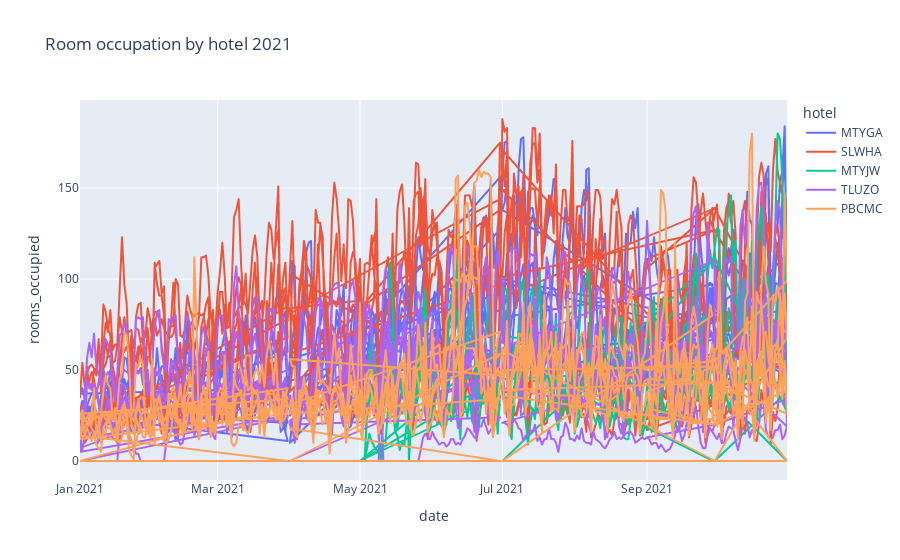

The code cell stored with this chart in its notebook:
### Code cell
###############################################################################################################
# Room occupation of 2021 of PBCMC
# Q1
marketPBMC_Q1 = conn.get_market_daily_df('PBCMC','2021-01-01','2021-03-31')
# change net_value column data type from object to float
marketPBMC_Q1['rooms_occupied'] = pd.to_numeric(marketPBMC_Q1['rooms_occupied'], downcast='integer')
roomsPBMC_Q1 = marketPBMC_Q1[['date','rooms_occupied']]
#roomsPBMC_Q1.head()
# Q2
marketPBMC_Q2 = conn.get_market_daily_df('PBCMC','2021-04-01','2021-06-30')
# change net_value column data type from object to float
marketPBMC_Q2['rooms_occupied'] = pd.to_numeric(marketPBMC_Q2['rooms_occupied'], downcast='integer')
roomsPBMC_Q2 = marketPBMC_Q2[['date','rooms_occupied']]
#roomsPBMC_Q1.head()
# Q3
marketPBMC_Q3 = conn.get_market_daily_df('PBCMC','2021-07-01','2021-09-29')
# change net_value column data type from object to float
marketPBMC_Q3['rooms_occupied'] = pd.to_numeric(marketPBMC_Q3['rooms_occupied'], downcast='integer')
roomsPBMC_Q3 = marketPBMC_Q3[['date','rooms_occupied']]
#roomsPBMC_Q1.head()
# Q4
marketPBMC_Q4 = conn.get_market_daily_df('PBCMC','2021-09-30','2021-10-31')
# change net_value column data type from object to float
marketPBMC_Q4['rooms_occupied'] = pd.to_numeric(marketPBMC_Q4['rooms_occupied'], downcast='integer')
roomsPBMC_Q4 = marketPBMC_Q4[['date','rooms_occupied']]
# concat df into one df
PBCMC_quarters = [roomsPBMC_Q1, roomsPBMC_Q2, roomsPBMC_Q3, roomsPBMC_Q4]
PBCMC_rooms = pd.concat(PBCMC_quarters)
PBCMC_rooms['hotel'] = 'PBCMC'
room_occupation = PBCMC_rooms

###############################################################################################################
# Room occupation of 2021 of TLUZO
# Q1
marketTLUZO_Q1 = conn.get_market_daily_df('TLUZO','2021-01-01','2021-03-31')
# change net_value column data type from object to float
marketTLUZO_Q1['rooms_occupied'] = pd.to_numeric(marketTLUZO_Q1['rooms_occupied'], downcast='integer')
roomsTLUZO_Q1 = marketTLUZO_Q1[['date','rooms_occupied']]
#roomsPBMC_Q1.head()
# Q2
marketTLUZO_Q2 = conn.get_market_daily_df('TLUZO','2021-04-01','2021-06-30')
# change net_value column data type from object to float
marketTLUZO_Q2['rooms_occupied'] = pd.to_numeric(marketTLUZO_Q2['rooms_occupied'], downcast='integer')
roomsTLUZO_Q2 = marketTLUZO_Q2[['date','rooms_occupied']]
#roomsPBMC_Q1.head()
# Q3
marketTLUZO_Q3 = conn.get_market_daily_df('TLUZO','2021-07-01','2021-09-29')
# change net_value column data type from object to float
marketTLUZO_Q3['rooms_occupied'] = pd.to_numeric(marketTLUZO_Q3['rooms_occupied'], downcast='integer')
roomsTLUZO_Q3 = marketTLUZO_Q3[['date','rooms_occupied']]
#roomsPBMC_Q1.head()
# Q4
marketTLUZO_Q4 = conn.get_market_daily_df('TLUZO','2021-09-30','2021-10-31')
# change net_value column data type from object to float
marketTLUZO_Q4['rooms_occupied'] = pd.to_numeric(marketTLUZO_Q4['rooms_occupied'], downcast='integer')
roomsTLUZO_Q4 = marketTLUZO_Q4[['date','rooms_occupied']]
# concat df into one df
TLUZO_quarters = [roomsTLUZO_Q1, roomsTLUZO_Q2, roomsTLUZO_Q3, roomsTLUZO_Q4]
TLUZO_rooms = pd.concat(TLUZO_quarters)
TLUZO_rooms['hotel'] = 'TLUZO'
room_occupation = pd.concat([TLUZO_rooms,room_occupation])

###############################################################################################################
# Room occupation of 2021 of MTYJW
# Q1
marketMTYJW_Q1 = conn.get_market_daily_df('MTYJW','2021-01-01','2021-03-31')
# change net_value column data type from object to float
marketMTYJW_Q1['rooms_occupied'] = pd.to_numeric(marketMTYJW_Q1['rooms_occupied'], downcast='integer')
roomsMTYJW_Q1 = marketMTYJW_Q1[['date','rooms_occupied']]
#roomsPBMC_Q1.head()
# Q2
marketMTYJW_Q2 = conn.get_market_daily_df('MTYJW','2021-04-01','2021-06-30')
# change net_value column data type from object to float
marketMTYJW_Q2['rooms_occupied'] = pd.to_numeric(marketMTYJW_Q2['rooms_occupied'], downcast='integer')
roomsMTYJW_Q2 = marketMTYJW_Q2[['date','rooms_occupied']]
#roomsPBMC_Q1.head()
# Q3
marketMTYJW_Q3 = conn.get_market_daily_df('MTYJW','2021-07-01','2021-09-29')
# change net_value column data type from object to float
marketMTYJW_Q3['rooms_occupied'] = pd.to_numeric(marketMTYJW_Q3['rooms_occupied'], downcast='integer')
roomsMTYJW_Q3 = marketMTYJW_Q3[['date','rooms_occupied']]
#roomsPBMC_Q1.head()
# Q4
marketMTYJW_Q4 = conn.get_market_daily_df('MTYJW','2021-09-30','2021-10-31')
# change net_value column data type from object to float
marketMTYJW_Q4['rooms_occupied'] = pd.to_numeric(marketMTYJW_Q4['rooms_occupied'], downcast='integer')
roomsMTYJW_Q4 = marketMTYJW_Q4[['date','rooms_occupied']]
# concat df into one df
MTYJW_quarters = [roomsMTYJW_Q1, roomsMTYJW_Q2, roomsMTYJW_Q3, roomsMTYJW_Q4]
MTYJW_rooms = pd.concat(MTYJW_quarters)
MTYJW_rooms['hotel'] = 'MTYJW'
room_occupation = pd.concat([MTYJW_rooms,room_occupation])

###############################################################################################################
# Room occupation of 2021 of SLWHA
# Q1
marketSLWHA_Q1 = conn.get_market_daily_df('SLWHA','2021-01-01','2021-03-31')
# change net_value column data type from object to float
marketSLWHA_Q1['rooms_occupied'] = pd.to_numeric(marketSLWHA_Q1['rooms_occupied'], downcast='integer')
roomsSLWHA_Q1 = marketSLWHA_Q1[['date','rooms_occupied']]
#roomsPBMC_Q1.head()
# Q2
marketSLWHA_Q2 = conn.get_market_daily_df('SLWHA','2021-04-01','2021-06-30')
# change net_value column data type from object to float
marketSLWHA_Q2['rooms_occupied'] = pd.to_numeric(marketSLWHA_Q2['rooms_occupied'], downcast='integer')
roomsSLWHA_Q2 = marketSLWHA_Q2[['date','rooms_occupied']]
#roomsPBMC_Q1.head()
# Q3
marketSLWHA_Q3 = conn.get_market_daily_df('SLWHA','2021-07-01','2021-09-29')
# change net_value column data type from object to float
marketSLWHA_Q3['rooms_occupied'] = pd.to_numeric(marketSLWHA_Q3['rooms_occupied'], downcast='integer')
roomsSLWHA_Q3 = marketSLWHA_Q3[['date','rooms_occupied']]
#roomsPBMC_Q1.head()
# Q4
marketSLWHA_Q4 = conn.get_market_daily_df('SLWHA','2021-09-30','2021-10-31')
# change net_value column data type from object to float
marketSLWHA_Q4['rooms_occupied'] = pd.to_numeric(marketSLWHA_Q4['rooms_occupied'], downcast='integer')
roomsSLWHA_Q4 = marketSLWHA_Q4[['date','rooms_occupied']]
# concat df into one df
SLWHA_quarters = [roomsSLWHA_Q1, roomsSLWHA_Q2, roomsSLWHA_Q3, roomsSLWHA_Q4]
SLWHA_rooms = pd.concat(SLWHA_quarters)
SLWHA_rooms['hotel'] = 'SLWHA'
room_occupation = pd.concat([SLWHA_rooms,room_occupation])

###############################################################################################################
# Room occupation of 2021 of SLWHA
# Q1
marketMTYGA_Q1 = conn.get_market_daily_df('MTYGA','2021-01-01','2021-03-31')
# change net_value column data type from object to float
marketMTYGA_Q1['rooms_occupied'] = pd.to_numeric(marketMTYGA_Q1['rooms_occupied'], downcast='integer')
roomsMTYGA_Q1 = marketMTYGA_Q1[['date','rooms_occupied']]
#roomsPBMC_Q1.head()
# Q2
marketMTYGA_Q2 = conn.get_market_daily_df('MTYGA','2021-04-01','2021-06-30')
# change net_value column data type from object to float
marketMTYGA_Q2['rooms_occupied'] = pd.to_numeric(marketMTYGA_Q2['rooms_occupied'], downcast='integer')
roomsMTYGA_Q2 = marketMTYGA_Q2[['date','rooms_occupied']]
#roomsPBMC_Q1.head()
# Q3
marketMTYGA_Q3 = conn.get_market_daily_df('MTYGA','2021-07-01','2021-09-29')
# change net_value column data type from object to float
marketMTYGA_Q3['rooms_occupied'] = pd.to_numeric(marketMTYGA_Q3['rooms_occupied'], downcast='integer')
roomsMTYGA_Q3 = marketMTYGA_Q3[['date','rooms_occupied']]
#roomsPBMC_Q1.head()
# Q4
marketMTYGA_Q4 = conn.get_market_daily_df('MTYGA','2021-09-30','2021-10-31')
# change net_value column data type from object to float
marketMTYGA_Q4['rooms_occupied'] = pd.to_numeric(marketMTYGA_Q4['rooms_occupied'], downcast='integer')
roomsMTYGA_Q4 = marketMTYGA_Q4[['date','rooms_occupied']]
# concat df into one df
MTYGA_quarters = [roomsMTYGA_Q1, roomsMTYGA_Q2, roomsMTYGA_Q3, roomsMTYGA_Q4]
MTYGA_rooms = pd.concat(MTYGA_quarters)
MTYGA_rooms['hotel'] = 'MTYGA'
room_occupation = pd.concat([MTYGA_rooms,room_occupation])

hotelOccupationLine = px.line(room_occupation, x="date", y="rooms_occupied", title='Room occupation by hotel 2021', color='hotel')
hotelOccupationLine.show()

### Figure 1 — Plotly figure (JSON) as saved in the notebook; plotly's stock layout.template omitted (floating-point values rounded to 4 significant figures; data arrays with more than 128 entries replaced by an {"elided": "..."} marker saying what was removed)
{"data": [{"hovertemplate": "hotel=MTYGA<br>date=%{x}<br>rooms_occupied=%{y}<extra></extra>", "legendgroup": "MTYGA", "line": {"color": "#636efa", "dash": "solid"}, "marker": {"symbol": "circle"}, "mode": "lines", "name": "MTYGA", "showlegend": true, "type": "scattergl", "x": {"elided": "1974 str values"}, "xaxis": "x", "y": {"elided": "1974 int values"}, "yaxis": "y"}, {"hovertemplate": "hotel=SLWHA<br>date=%{x}<br>rooms_occupied=%{y}<extra></extra>", "legendgroup": "SLWHA", "line": {"color": "#EF553B", "dash": "solid"}, "marker": {"symbol": "circle"}, "mode": "lines", "name": "SLWHA", "showlegend": true, "type": "scattergl", "x": {"elided": "1974 str values"}, "xaxis": "x", "y": {"elided": "1974 int values"}, "yaxis": "y"}, {"hovertemplate": "hotel=MTYJW<br>date=%{x}<br>rooms_occupied=%{y}<extra></extra>", "legendgroup": "MTYJW", "line": {"color": "#00cc96", "dash": "solid"}, "marker": {"symbol": "circle"}, "mode": "lines", "name": "MTYJW", "showlegend": true, "type": "scattergl", "x": {"elided": "1130 str values"}, "xaxis": "x", "y": {"elided": "1130 int values"}, "yaxis": "y"}, {"hovertemplate": "hotel=TLUZO<br>date=%{x}<br>rooms_occupied=%{y}<extra></extra>", "legendgroup": "TLUZO", "line": {"color": "#ab63fa", "dash": "solid"}, "marker": {"symbol": "circle"}, "mode": "lines", "name": "TLUZO", "showlegend": true, "type": "scattergl", "x": {"elided": "1760 str values"}, "xaxis": "x", "y": {"elided": "1760 int values"}, "yaxis": "y"}, {"hovertemplate": "hotel=PBCMC<br>date=%{x}<br>rooms_occupied=%{y}<extra></extra>", "legendgroup": "PBCMC", "line": {"color": "#FFA15A", "dash": "solid"}, "marker": {"symbol": "circle"}, "mode": "lines", "name": "PBCMC", "showlegend": true, "type": "scattergl", "x": {"elided": "1974 str values"}, "xaxis": "x", "y": {"elided": "1974 int values"}, "yaxis": "y"}], "layout": {"legend": {"title": {"text": "hotel"}, "tracegroupgap": 0}, "title": {"text": "Room occupation by hotel 2021"}, "xaxis": {"anchor": "y", "domain": [0, 1], "title": {"text": "date"}}, "yaxis": {"anchor": "x", "domain": [0, 1], "title": {"text": "rooms_occupied"}}}}
